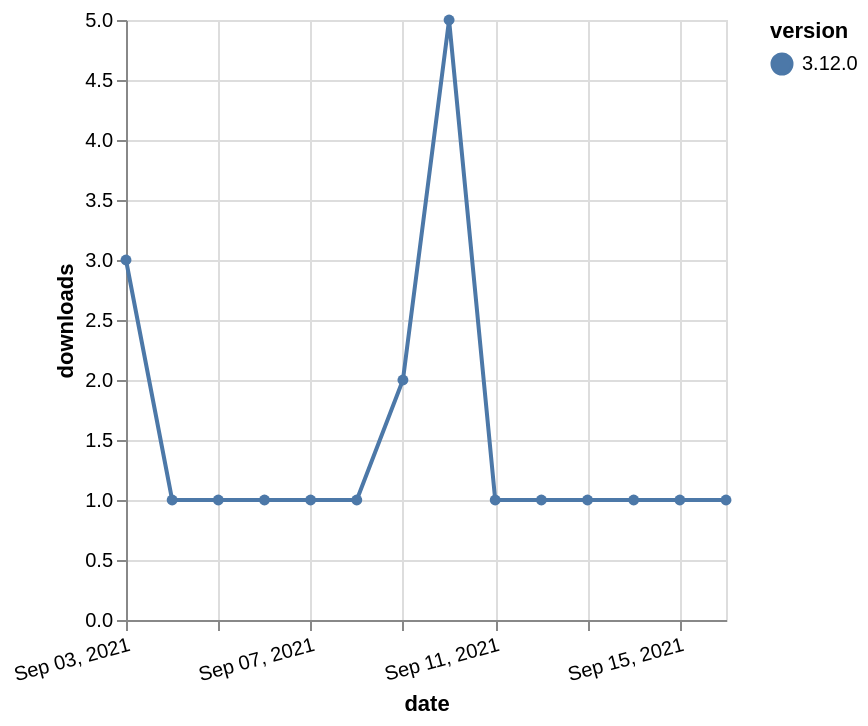

This figure's Vega-Lite source:
### Vega-Lite specification from a JSON file in a GitHub repository (floating-point values rounded to 4 significant figures)
{"$schema": "https://vega.github.io/schema/vega-lite/v5.json", "description": "A simple bar chart with embedded data.", "data": {"values": [{"date": "2021-09-03", "total": 518, "delta": 3, "version": "3.12.0"}, {"date": "2021-09-04", "total": 519, "delta": 1, "version": "3.12.0"}, {"date": "2021-09-05", "total": 520, "delta": 1, "version": "3.12.0"}, {"date": "2021-09-06", "total": 521, "delta": 1, "version": "3.12.0"}, {"date": "2021-09-07", "total": 522, "delta": 1, "version": "3.12.0"}, {"date": "2021-09-08", "total": 523, "delta": 1, "version": "3.12.0"}, {"date": "2021-09-09", "total": 525, "delta": 2, "version": "3.12.0"}, {"date": "2021-09-10", "total": 530, "delta": 5, "version": "3.12.0"}, {"date": "2021-09-11", "total": 531, "delta": 1, "version": "3.12.0"}, {"date": "2021-09-12", "total": 532, "delta": 1, "version": "3.12.0"}, {"date": "2021-09-13", "total": 533, "delta": 1, "version": "3.12.0"}, {"date": "2021-09-14", "total": 534, "delta": 1, "version": "3.12.0"}, {"date": "2021-09-15", "total": 535, "delta": 1, "version": "3.12.0"}, {"date": "2021-09-16", "total": 536, "delta": 1, "version": "3.12.0"}]}, "width": "container", "mark": {"type": "line", "point": {"filled": true}}, "encoding": {"x": {"field": "date", "type": "temporal", "timeUnit": "yearmonthdate", "title": "date", "axis": {"labelAngle": -15}}, "y": {"field": "delta", "type": "quantitative", "title": "downloads"}, "color": {"field": "version", "type": "nominal"}, "tooltip": {"field": "delta"}}}
